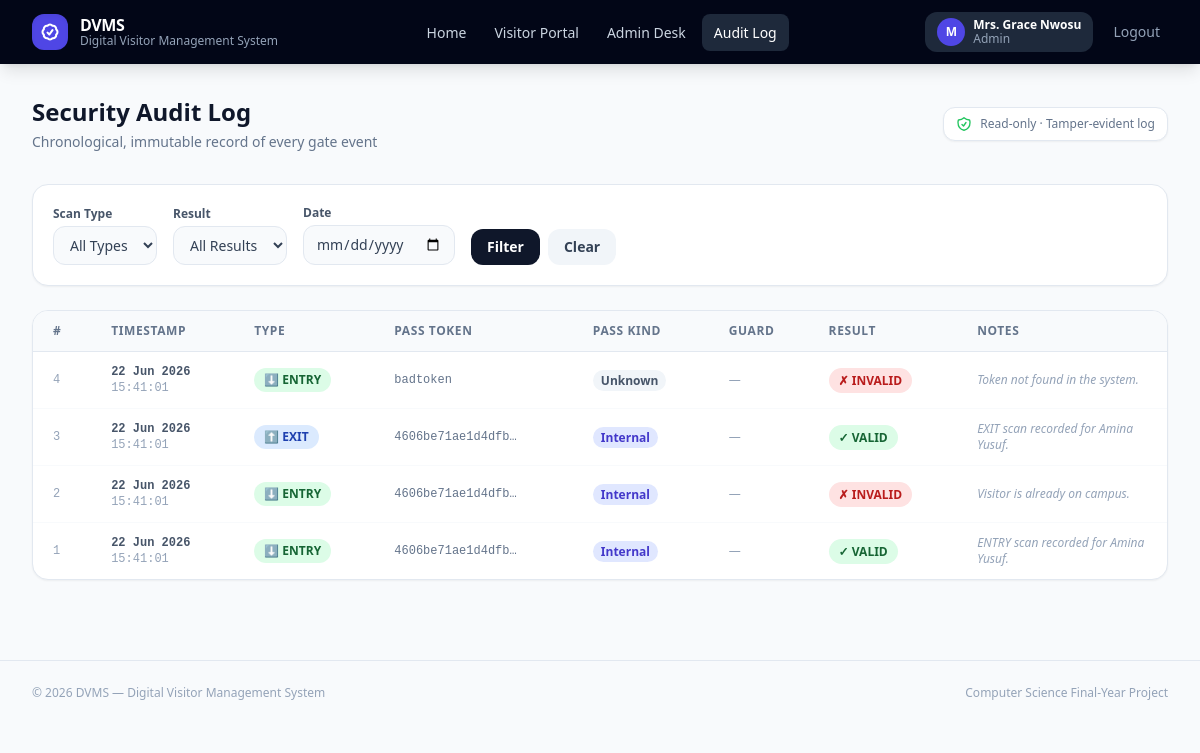
/audit (signed in), run on an earlier commit of the app's database.
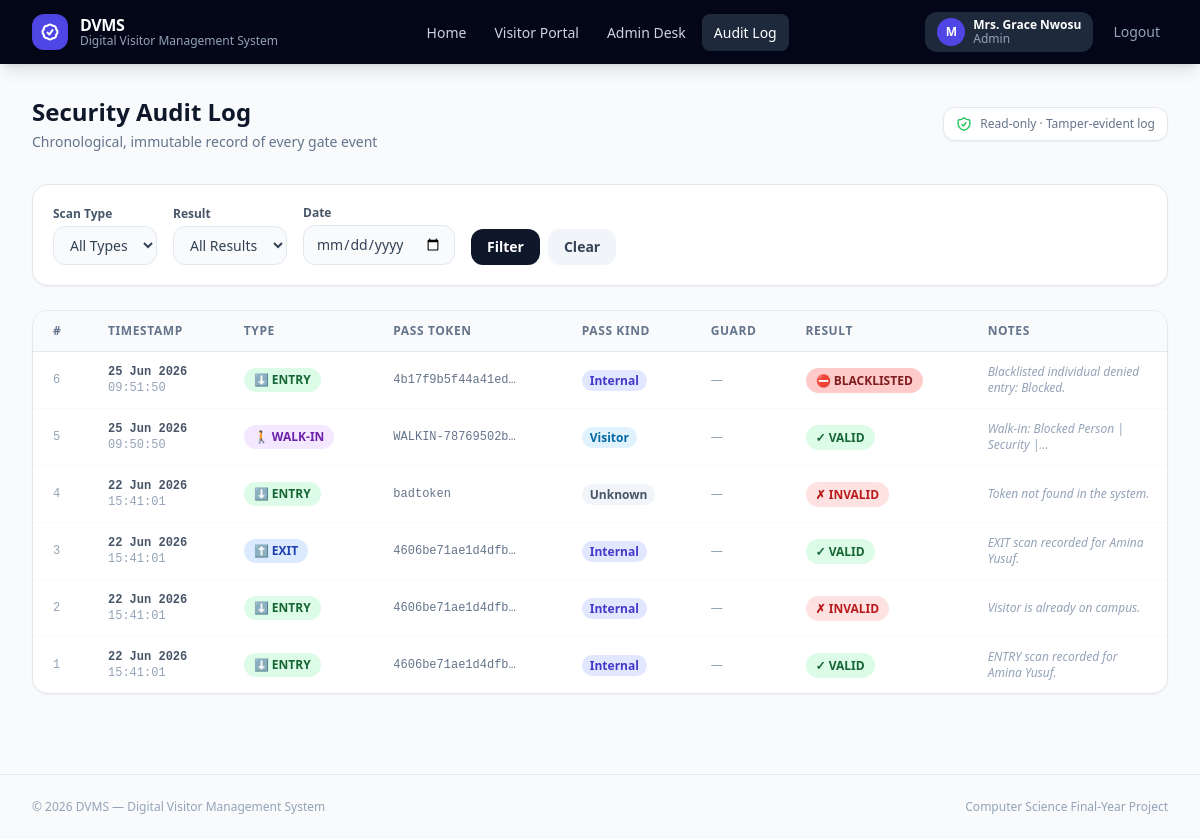
And on a later commit of the database.
### app.py (models this page shows, shortened)
class AuditLog(db.Model):
    __tablename__ = "audit_logs"
    id = db.Column(db.Integer, primary_key=True)
    scan_type = db.Column(db.String(20), nullable=False)
    guard_id = db.Column(db.Integer, db.ForeignKey("users.id"), nullable=True)
    qr_token = db.Column(db.String(64), nullable=False)
    pass_type = db.Column(db.String(20), nullable=False, default="internal")
    result = db.Column(db.String(20), nullable=False)
    note = db.Column(db.Text, nullable=True)
    scanned_at = db.Column(db.DateTime, default=datetime.utcnow)

### app.py (the view)
@app.route("/audit")
@role_required("admin")
def audit_page():
    scan_type_filter = request.args.get("scan_type", "").strip()
    result_filter = request.args.get("result", "").strip()
    date_filter = request.args.get("date", "").strip()
    page = request.args.get("page", 1, type=int)
    q = AuditLog.query.order_by(AuditLog.scanned_at.desc())
    if scan_type_filter:
        q = q.filter(AuditLog.scan_type == scan_type_filter)
    if result_filter:
        q = q.filter(AuditLog.result == result_filter)
    if date_filter:
        try:
            fd = datetime.strptime(date_filter, "%Y-%m-%d").date()
            q = q.filter(db.func.date(AuditLog.scanned_at) == fd)
        except ValueError:
            pass
    pagination = q.paginate(page=page, per_page=25, error_out=False)
    return render_template(
        "audit.html",
        logs=pagination.items,
        pagination=pagination,
        scan_type_filter=scan_type_filter,
        result_filter=result_filter,
        date_filter=date_filter,
    )

### app.py (called while the page is built)
def role_required(role):
    def decorator(f):
        @wraps(f)
        def wrapped(*args, **kwargs):
            if "user_id" not in session:
                return redirect(url_for("index"))
            _u = User.query.get(session["user_id"])
            if not _u or _u.role != role:
                session.clear()
                abort(403)
            return f(*args, **kwargs)
        return wrapped
    return decorator

@app.after_request
def set_security_headers(response):
    response.headers.setdefault("X-Content-Type-Options", "nosniff")
    response.headers.setdefault("X-Frame-Options", "DENY")
    response.headers.setdefault("X-XSS-Protection", "1; mode=block")
    response.headers.setdefault("Referrer-Policy", "strict-origin-when-cross-origin")
    return response

### templates/audit.html (shortened to what the changed rows need)
{% extends "base.html" %}
{% block content %}
<div class="flex flex-col sm:flex-row sm:items-center sm:justify-between gap-4 mb-8">
  <div>
    <h1 class="text-2xl font-bold text-slate-900">Security Audit Log</h1>
  </div>
</div>
<div class="bg-white rounded-2xl border border-slate-200 shadow-sm overflow-hidden">
  {% if logs %}
    <div class="overflow-x-auto">
      <table class="w-full text-sm">
        <thead class="bg-slate-50 border-b border-slate-200">
          <tr>
            <th class="px-5 py-3 text-left text-xs font-semibold text-slate-500 uppercase tracking-wider">#</th>
            <th class="px-4 py-3 text-left text-xs font-semibold text-slate-500 uppercase tracking-wider">Timestamp</th>
            <th class="px-4 py-3 text-left text-xs font-semibold text-slate-500 uppercase tracking-wider">Type</th>
            <th class="px-4 py-3 text-left text-xs font-semibold text-slate-500 uppercase tracking-wider">Pass Token</th>
            <th class="px-4 py-3 text-left text-xs font-semibold text-slate-500 uppercase tracking-wider">Pass Kind</th>
            <th class="px-4 py-3 text-left text-xs font-semibold text-slate-500 uppercase tracking-wider">Guard</th>
            <th class="px-4 py-3 text-left text-xs font-semibold text-slate-500 uppercase tracking-wider">Result</th>
            <th class="px-4 py-3 text-left text-xs font-semibold text-slate-500 uppercase tracking-wider">Notes</th>
          </tr>
        </thead>
        <tbody class="divide-y divide-slate-50">
          {% for log in logs %}
            <tr class="hover:bg-slate-50 transition">
              <td class="px-5 py-3 text-xs text-slate-400 font-mono">{{ log.id }}</td>
              <td class="px-4 py-3 text-xs font-mono text-slate-600 whitespace-nowrap">
                <span class="block font-semibold">{{ log.scanned_at.strftime('%d %b %Y') }}</span>
                <span class="text-slate-400">{{ log.scanned_at.strftime('%H:%M:%S') }}</span>
              </td>
              <td class="px-4 py-3">
                {% if log.scan_type == 'ENTRY' %}
                  <span class="inline-flex items-center gap-1 px-2.5 py-1 rounded-full bg-green-100 text-green-800 text-xs font-bold">
                    ⬇ ENTRY
                  </span>
                {% elif log.scan_type == 'EXIT' %}
                  <span class="inline-flex items-center gap-1 px-2.5 py-1 rounded-full bg-blue-100 text-blue-800 text-xs font-bold">
                    ⬆ EXIT
                  </span>
                {% else %}
                  <span class="inline-flex items-center gap-1 px-2.5 py-1 rounded-full bg-purple-100 text-purple-800 text-xs font-bold">
                    🚶 WALK-IN
                  </span>
                {% endif %}
              </td>
              <td class="px-4 py-3 text-xs font-mono text-slate-500">
                {{ log.qr_token[:16] }}{% if log.qr_token | length > 16 %}…{% endif %}
              </td>
              <td class="px-4 py-3">
                {% if log.pass_type == 'internal' %}
                  <span class="px-2 py-0.5 rounded-full bg-indigo-100 text-indigo-700 text-xs font-semibold capitalize">Internal</span>
                {% elif log.pass_type == 'visitor' %}
                  <span class="px-2 py-0.5 rounded-full bg-sky-100 text-sky-700 text-xs font-semibold capitalize">Visitor</span>
                {% else %}
                  <span class="px-2 py-0.5 rounded-full bg-slate-100 text-slate-600 text-xs font-semibold capitalize">{{ log.pass_type }}</span>
                {% endif %}
              </td>
              <td class="px-4 py-3 text-xs text-slate-600">
                {% if log.guard %}
                  {{ log.guard.name }}
                {% else %}
                  <span class="text-slate-400">—</span>
                {% endif %}
              </td>
              <td class="px-4 py-3">
                {% if log.result == 'VALID' %}
                  <span class="px-2.5 py-1 rounded-full bg-green-100 text-green-800 text-xs font-bold">✓ VALID</span>
                {% elif log.result == 'BLACKLISTED' %}
                  <span class="px-2.5 py-1 rounded-full bg-red-200 text-red-900 text-xs font-bold">⛔ BLACKLISTED</span>
                {% else %}
                  <span class="px-2.5 py-1 rounded-full bg-red-100 text-red-700 text-xs font-bold">✗ INVALID</span>
                {% endif %}
              </td>
              <td class="px-4 py-3 text-xs text-slate-400 italic max-w-[10rem]">
                <span title="{{ log.note or '' }}">{{ (log.note or '—') | truncate(40) }}</span>
              </td>
            </tr>
          {% endfor %}
        </tbody>
      </table>
    </div>
  {% endif %}
</div>
{% endblock %}

What changed in the data, as far as the page shows it:
added AuditLog: id "6", scanned_at "25 Jun 2026", scanned_at "09:51:50", scan_type "⬇ ENTRY", qr_token "4b17f9b5f44a41ed", pass_type "Internal", result "⛔ BLACKLISTED", note "Blacklisted individual denied entry: Blocked."
added AuditLog: id "5", scanned_at "25 Jun 2026", scanned_at "09:50:50", scan_type "🚶 WALK-IN", qr_token "WALKIN-78769502b", pass_type "Visitor", result "✓ VALID", note "Walk-in: Blocked Person | Security |..."
